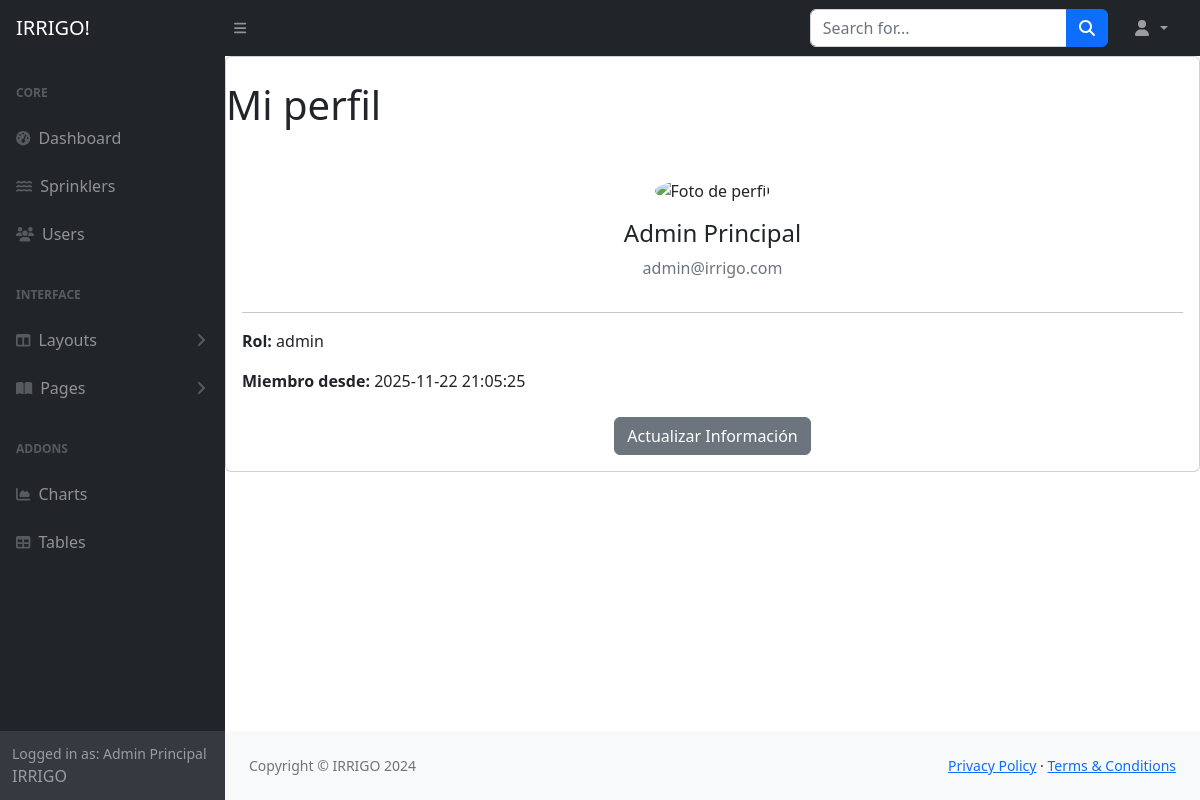
Page /myprofile (signed in) on the earlier database version.
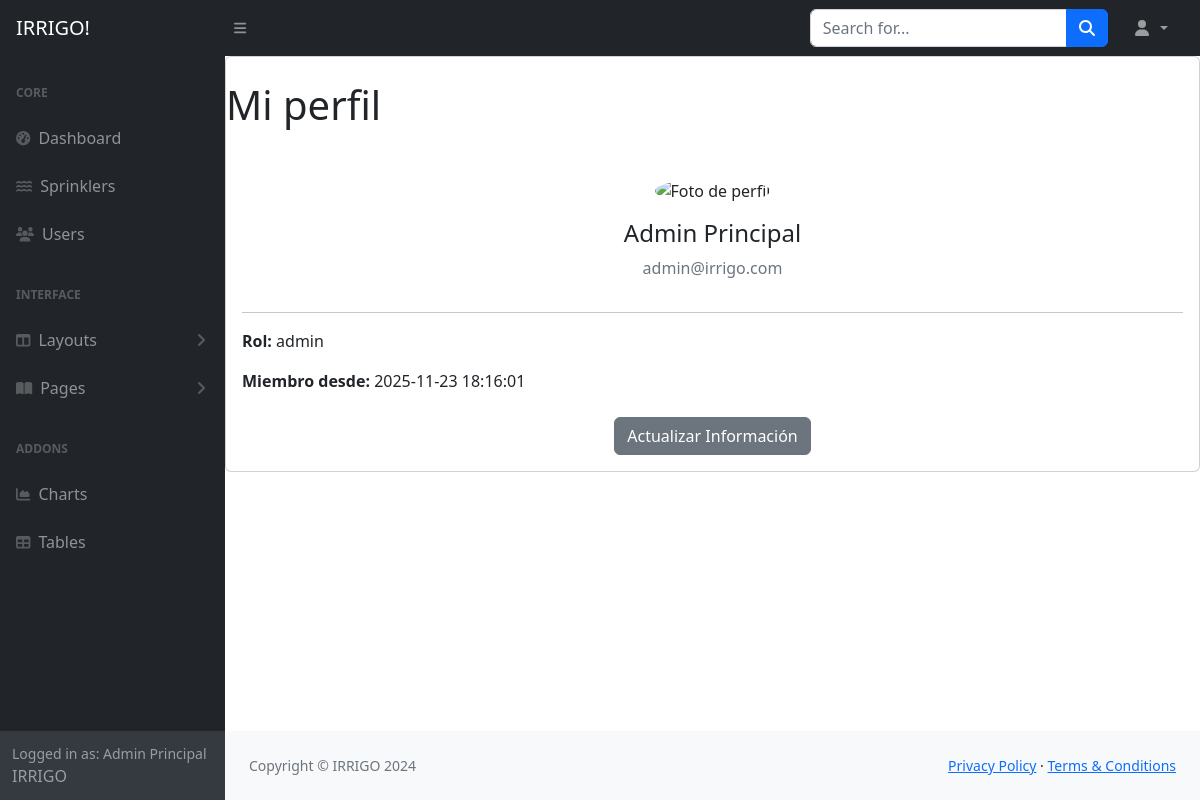
Same page on the later database version.
### tables this page shows
CREATE TABLE usuarios (
                    id_usuario INTEGER PRIMARY KEY AUTOINCREMENT,
                    nombre VARCHAR(100) NOT NULL,
                    correo VARCHAR(150) UNIQUE NOT NULL,
                    contrasena VARCHAR(255) NOT NULL,
                    tipo_usuario TEXT CHECK(tipo_usuario IN ('admin', 'usuario')) NOT NULL DEFAULT 'usuario',
                    fecha_creacion TIMESTAMP DEFAULT CURRENT_TIMESTAMP
                );

### app.py (the view)
@app.route('/myprofile')
def myprofile():
    nombre_usuario = session['nombre_usuario']
    tipo_usuario = session['tipo_usuario']
    if 'id_usuario' in session:
        id_usuario = session['id_usuario']
        connection = get_db_connection()
        if connection:
            cursor = connection.cursor()
            cursor.execute("""
                SELECT nombre, correo, tipo_usuario, fecha_creacion
                FROM usuarios
                WHERE id_usuario = ?
            """, (id_usuario,))
            usuario = cursor.fetchone()
            cursor.close()
            connection.close()
            return render_template(
                    'myprofile.html',
                    usuario=usuario,  # Datos del usuario desde la base de datos
                    nombre_usuario=session['nombre_usuario'],  # Desde la sesión
                    tipo_usuario=session['tipo_usuario']       # Desde la sesión
                )
        return "Usuario no encontrado", 404
    return redirect('/login')

### app.py (called while the page is built)
def get_db_connection():
    try:
        connection = sqlite3.connect(DATABASE)
        connection.row_factory = sqlite3.Row  # Para acceder a columnas por nombre
        return connection
    except Exception as e:
        print(f"Error al conectar a la base de datos: {e}")
        return None

### templates/myprofile.html (shortened to what this page needs)
{% extends "base2.html" %}
{% block content %}
<div class="card">
    <h1 class="mt-4">Mi perfil</h1>
    <div class="card-body text-center">
        <div class="d-flex flex-column align-items-center">
            <div>
                <img src="/static/assets/img/chillguy.webp" alt="Foto de perfil" class="rounded-circle" style="width: 100px; height: 100px; object-fit: cover;">
            </div>
            <h4 class="mt-3">{{ usuario.nombre }}</h4>
            <p class="text-muted">{{ usuario.correo }}</p>
        </div>
        <hr>
        <div class="text-start">
            <p><strong>Rol:</strong> {{ usuario.tipo_usuario }}</p>
            <p><strong>Miembro desde:</strong> {{ usuario.fecha_creacion }}</p>
        </div>
        <div class="text-center mt-4">
            <button id="showModalButton" class="btn btn-secondary" data-bs-toggle="modal" data-bs-target="#updateModal">Actualizar Información</button>
        </div>
    </div>
</div>
{% endblock %}

### templates/base2.html (shortened to what the changed rows need)
<!DOCTYPE html>
<html lang="en">
    <head>
        <link href="https://cdn.jsdelivr.net/npm/simple-datatables@7.1.2/dist/style.min.css" rel="stylesheet" />
        <link href="{{ url_for('static', filename='css/styles.css') }}" rel="stylesheet" />
    </head>
    <body class="sb-nav-fixed">
        <div id="layoutSidenav">
            <div id="layoutSidenav_nav">
                <nav class="sb-sidenav accordion sb-sidenav-dark" id="sidenavAccordion">
                    <div class="sb-sidenav-footer">
                        <div class="small">Logged in as: {{ nombre_usuario }}</div>
                        IRRIGO
                    </div>
                </nav>
            </div>
            <div id="layoutSidenav_content">
                <main>
                    {% block content %}{% endblock %}
                </main>
            </div>
        </div>
    </body>
</html>

Differences in the rows shown:
changed usuarios "Admin Principal": fecha_creacion "2025-11-22 21:05:25" → "2025-11-23 18:16:01"
